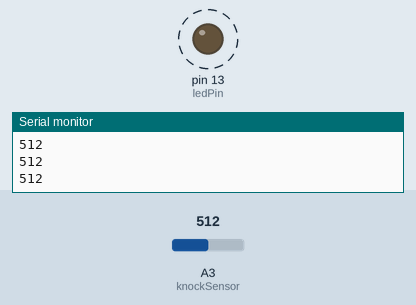
Recording of a sketch running on a simulated Arduino Uno, built with avr-gcc and run on an emulated ATmega328P. Shown: output pins drawn as LEDs (lit = HIGH), the last lines printed to the serial monitor. Dashed ring = blinking. The inputs (shaded band) are chosen by the test bench; at power-on: A3 (knockSensor) = 512.

Above: at 1.28 s.
1.3 s: A3 (knockSensor) set to 18
4.3 s: A3 (knockSensor) set to 14
At 4.3 s:
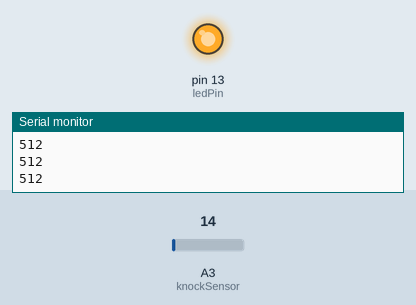
5.8 s: A3 (knockSensor) set to 50
At 6.01 s:
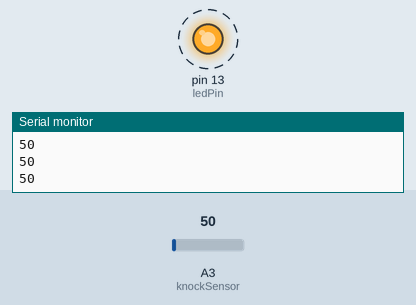
8.8 s: A3 (knockSensor) set to 7
Timing chart, 0 to 11.3 s (numbered marks = the images above; inputs shaded):
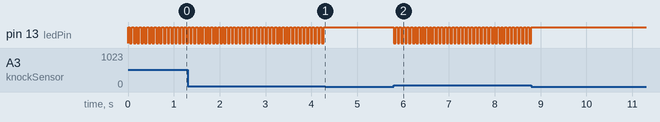

Measured:
- the behaviour switches between 17 and 16 on A3 (knockSensor) (found by bisection; images 0 and 1)
- after the input at 4.3 s, pin 13 (ledPin): stops changing and stays HIGH
- after the input at 5.8 s, pin 13 (ledPin): alternates HIGH for 0.04 s and LOW for 0.04 s, starting at once
- after the input at 8.8 s, pin 13 (ledPin): stops changing and stays HIGH
- by itself, pin 13 (ledPin): alternates HIGH for 0.04 s and LOW for 0.04 s

The sketch:

armureorig.ino
```cpp
const int ledPin = 13;      // led connected to digital pin 13
const int knockSensor = A3; // the piezo is connected to analog pin 0
const int threshold = 17;  // threshold value to decide when the detected sound is a knock or not
int knockCool = 40 ;

bool knockFlag = HIGH ;

unsigned long temps ;
unsigned long knockGate ;
int puissance ;
int sensorReading = 0;
int OldSensorReading = 0;
int ledState = LOW;

void setup() {
  pinMode(ledPin, OUTPUT); // declare the ledPin as as OUTPUT
  Serial.begin(9600);       // use the serial port
}

void loop() {
   temps  = millis() ;

   OldSensorReading = sensorReading;

   sensorReading = analogRead(knockSensor);

  if (sensorReading >= threshold && knockFlag == HIGH) {
    ledState = !ledState;
    digitalWrite(ledPin, ledState);


    knockFlag = LOW ;
    knockGate = temps + knockCool ;
   // puissance = sensorReading ;
  }

if (knockGate < temps) {knockFlag = HIGH ;}

if (sensorReading >= threshold && puissance < sensorReading ) {
  puissance = sensorReading;
  }

if (knockFlag == HIGH) {
  if(puissance > 40) {Serial.println(puissance);}
  puissance = 0;}

//Serial.println(sensorReading);
 /* Serial.print(OldSensorReading);
    Serial.print(" ");
    Serial.print(sensorReading);
    Serial.print(" ");*/


}
```
